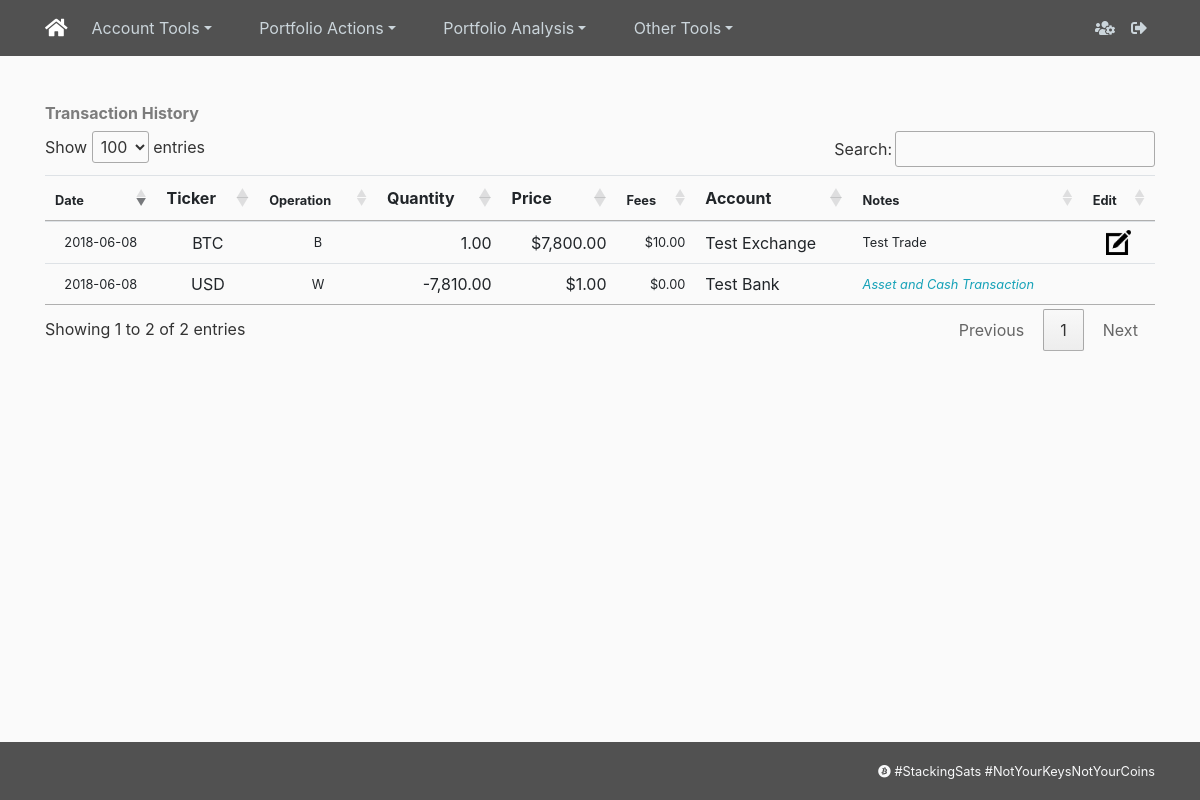
Page /transactions (signed in) on the committed database.
### cryptoalpha/models.py (models this page shows, shortened)
class Trades(db.Model):
    id = db.Column(db.Integer, primary_key=True)
    user_id = db.Column(db.Integer, db.ForeignKey('user.id'), nullable=False)
    trade_inputon = db.Column(db.DateTime, nullable=False,
                              default=datetime.utcnow)
    trade_date = db.Column(db.DateTime, nullable=False,
                           default=datetime.utcnow)
    trade_currency = db.Column(db.String(3), nullable=False, default='USD')
    trade_asset_ticker = db.Column(db.String(20), nullable=False)
    trade_account = db.Column(db.String(20), nullable=False)
    trade_quantity = db.Column(db.Float)
    trade_operation = db.Column(db.String(2), nullable=False)
    trade_price = db.Column(db.Float)
    trade_fees = db.Column(db.Float, default=0)
    trade_notes = db.Column(db.Text)
    trade_reference_id = db.Column(db.String(50))
    cash_value = db.Column(db.Float, nullable=False)

### cryptoalpha/transactions/routes.py (the view)
@transactions.route("/transactions")
@login_required
def list_transactions():
    transactions = Trades.query.filter_by(user_id=current_user.username)
    if transactions.count() == 0:
        return render_template('empty.html')
    return render_template('transactions.html', title="Transaction History",
                           transactions=transactions)

### cryptoalpha/models.py (called while the page is built)
@login_manager.user_loader
def load_user(user_id):
    return User.query.get(int(user_id))

### cryptoalpha/templates/transactions.html (shortened to what this page needs)
{% extends "layout.html" %}
{% block content %}
<link rel="stylesheet" type="text/css" href="https://cdn.datatables.net/1.10.19/css/jquery.dataTables.css">
<h6>Transaction History</h6>
    <div class="row">
            <div class="col-sm-12">
                <table id="transactionstable" class="table table-sm align-middle">
                    <thead>
                        <tr>
                            <th class="small" scope="col">
                                Date
                            </th>
                            <th scope="col">
                                Ticker
                            </th>
                            <th class="small" scope="col">
                                Operation
                            </th>
                            <th scope="col">
                                Quantity
                            </th>
                            <th scope="col">
                                Price
                            </th>
                            <th class="small" scope="col">
                                Fees
                            </th>
                            <th scope="col">
                                Account
                            </th>
                            <th class="small" scope="col">
                                Notes
                            </th>
                            <th class="small" scope="col">
                                Edit
                            </th>
                        </tr>
                    </thead>
                    <tbody id="transactions">
                        {% for transaction in transactions %}
                    <tr id="id{{transaction.id}}">
                        <th class="align-middle text-center small" scope="row">{{transaction.trade_date.strftime('%Y-%m-%d')}}</td>
                        <td class="align-middle text-center" scope="row">{{transaction.trade_asset_ticker}}</td>
                        <td class="align-middle text-center small" scope="row">{{transaction.trade_operation}}</td>
                        <td class="align-middle text-right" scope="row">{{"{:,.2f}".format(transaction.trade_quantity)}}</td>
                        <td class="align-middle text-right" scope="row">${{"{:,.2f}".format(transaction.trade_price)}}</td>
                        <td class="align-middle text-right small" scope="row">${{"{:,.2f}".format(transaction.trade_fees)}}</td>
                        <td class="align-middle text-left" scope="row">{{transaction.trade_account}}</td>
                        <td class="align-middle text-left small" scope="row">
                            {% if transaction.trade_notes.startswith('Matching Trade for trade id:') %}
                                <span class="text-info"><em> Asset and Cash Transaction </em> </span>
                                </td>
                                <td class="align-middle text-center small" scope="row">
                                </td>
                            {% else %}
                                {{transaction.trade_notes}}
                                </td>
                                <td class="align-middle text-center small" scope="row">
                                    <a href="/edittransaction?id={{transaction.id}}">
                                    <img class="mx-auto d-block" src="static/images/edit.png" width="25" height="25"></img>
                                </a>
                                </td>
                            {% endif %}
                        {% endfor %}
                    </tr>
                    </tbody>
                </table>
            </div>
</div>
{% endblock content %}

### cryptoalpha/static/main.css (style rules this page uses)
body { background: #fafafa; color: #333333; margin-top: 2rem; }
h1, h2, h3, h4, h5, h6 { color: #444444; }
h6 { color: #7c7c7c; font-size: 16px; font-weight: bold; }
a { color: #024794; }

### rows in the picture
Trades: trade_quantity "1.00", trade_price "7,800.00", trade_fees "10.00"
Trades: trade_quantity "-7,810.00", trade_price "1.00", trade_fees "0.00", shows "Asset and Cash Transaction"
